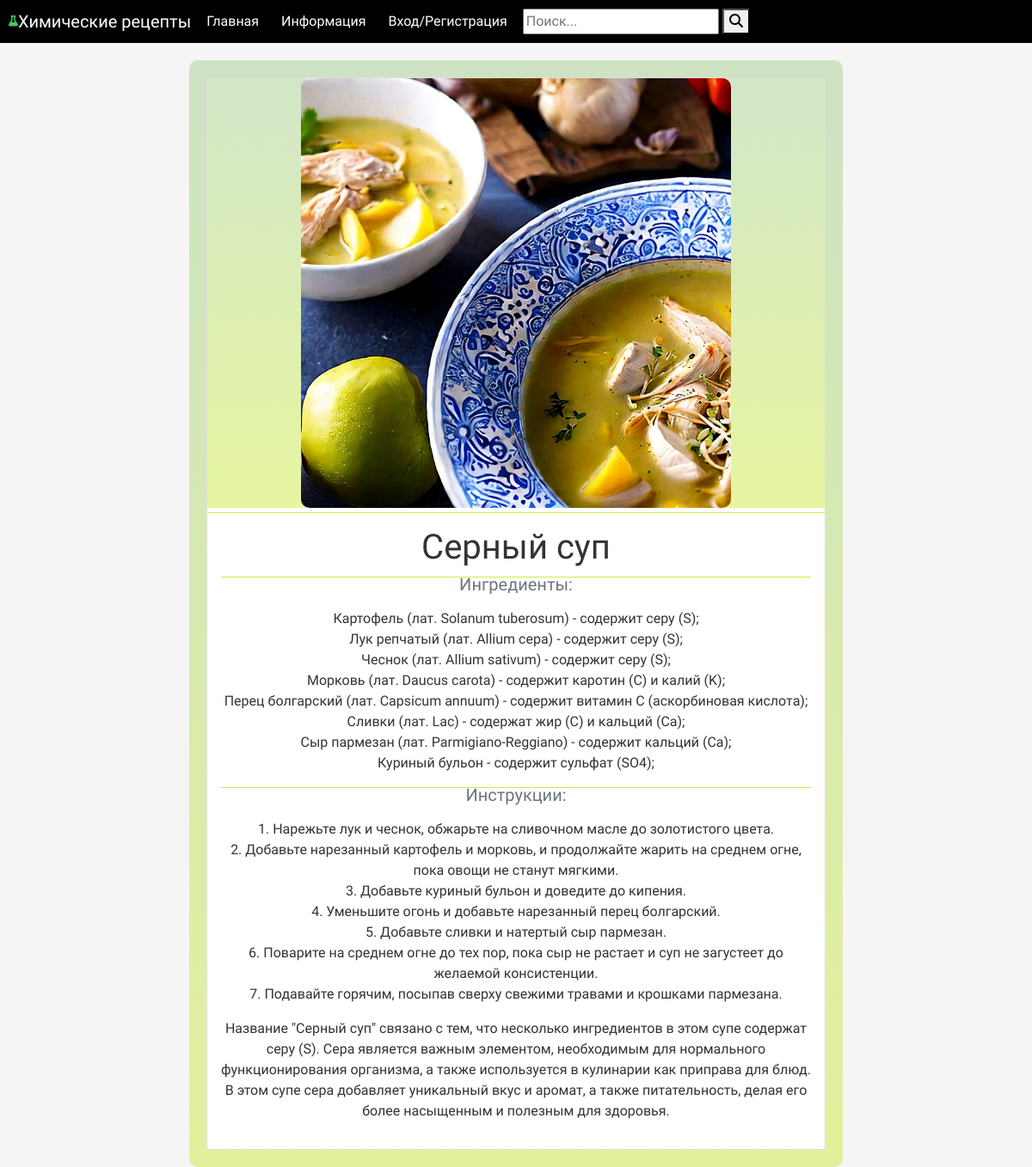
Screenshot of /3/ with the database file from the repository.
### recipes/models.py (models this page shows, shortened)
class Recipe(models.Model):
    name = models.CharField(max_length=100)
    ingredients = models.TextField()
    instructions = models.TextField()
    image = models.ImageField(upload_to='recipe_image/', blank=True, null=True)
    created_date = models.DateTimeField(auto_now_add=True)

### recipes/views.py (the view)
# urls.py: path('<int:recipe_id>/', views.recipe_detail, name='recipe_detail'),
def recipe_detail(request, recipe_id):
    recipe = get_object_or_404(Recipe, id=recipe_id)
    favorite_exists = False
    if request.user.is_authenticated:
        if Favorite.objects.filter(user=request.user, recipe=recipe).exists():
            favorite_exists = True
    context = {
        'recipe': recipe,
        'favorite_exists': favorite_exists,
    }
    return render(request, 'recipe_detail.html', context=context)

### recipes/templates/recipe_detail.html (shortened to what this page needs)
{% extends 'base.html' %}
{% block content %}
<div class="row">
    <div class="col-md-8 mx-auto" style="margin-top: 20px; padding: 20px; max-width: 1000px; background: linear-gradient(to bottom, rgba(180, 214, 163, 0.6), rgba(206, 235, 66, 0.5)); border-radius: 10px; text-align: center;">
        <div class="card">
            <div style="display: flex; justify-content: center; background: linear-gradient(to bottom, rgba(180, 214, 163, 0.6), rgba(206, 235, 66, 0.5));" ">
                <img src="{{ recipe.image.url }}" alt="{{ recipe.name }}" class="card-img-top" style="width: 500px; height: 500px; object-position: center center; object-fit: cover; border-radius: 10px; ">
            </div>
            <div style="margin-top: 5px; border-top: 1px solid rgba(206, 235, 66, 1);">
                <div class="card-body text-center">
                    <h1 class="card-title">{{ recipe.name }}</h1>
                    <div style="margin-top: 10px; border-top: 1px solid rgba(206, 235, 66, 1);"> </div>
                    <h5 class="card-subtitle mb-2 text-muted">Ингредиенты:</h5>
                    <p class="card-text">{{ recipe.ingredients|linebreaks }}</p>
                    <div style="margin-top: 10px; border-top: 1px solid rgba(206, 235, 66, 1);"> </div>
                    <h5 class="card-subtitle mb-2 text-muted">Инструкции:</h5>
                    <p class="card-text">{{ recipe.instructions|linebreaks }}</p>
                </div>
            </div>
        </div>
    </div>
</div>
{% endblock %}

### rows the page displays
Recipe: image (picture), name "Серный суп", ingredients "Картофель (лат. Solanum tuberosum) - содержит серу (S); Лук репчатый (лат. Allium cepa) - содержит серу (S); Чеснок (лат. Allium sativum) - содержит серу (S); Морковь (лат. Daucus carota) - содержит каротин (C) и калий (K); Перец болгарский (лат. Capsicum annuum) - содержит витамин С (аскорбиновая кислота); Сливки (лат. Lac) - содержат жир (C) и кальций (Ca); Сыр пармезан (лат. Parmigiano-Reggiano) - содержит кальций (Ca); Куриный бульон - содержит сульфат (SO4);", instructions "1. Нарежьте лук и чеснок, обжарьте на сливочном масле до золотистого цвета. 2. Добавьте нарезанный картофель и морковь, и продолжайте жарить на среднем огне, пока овощи не станут мягкими. 3. Добавьте куриный бульон и доведите до кипения. 4. Уменьшите огонь и добавьте нарезанный перец болгарский. 5. Добавьте сливки и натертый сыр пармезан. 6. Поварите на среднем огне до тех пор, пока сыр не растает и суп не загустеет до желаемой консистенции. 7. Подавайте горячим, посыпав сверху свежими травами и крошками пармезана. Название \"Серный суп\" связано с тем, что несколько ингредиентов в этом супе содержат серу (S). Сера является важным элементом, необходимым для нормального функционирования…"
